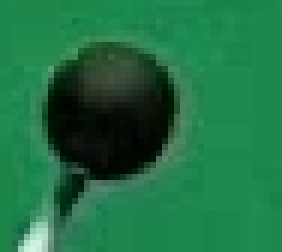
#> input picture src/cibica/data/black_sphere_ROI/135258724_20204142_Feet_L_S_2.png, 47 x 42 px (shown 6 times larger)
$ python -i preprocessing.py   (imports and definitions only)
#> lines starting #> are read from the running program, lines starting #| are printed output that depends on the picture; after the words box and inside, x2 and y2 are one past the last pixel; in counts of white or black regions, pixels touching at a corner belong together
# Copyright 2026 Esteban Román Catafau and Torbjörn E. M. Nordling
# SPDX-License-Identifier: Apache-2.0
"""Image preprocessing: binary masks and the edge points extracted from them.

Stage 1 of the marker-localisation pipeline produces a *binary* mask by HSV
thresholding, optionally after a median blur; both are pointwise or rank-based
operations with no derivative. Stage 2 turns that mask into edge points. Since
cibica 3.0.0 the default edge extractor is the morphological internal boundary
:func:`internal_boundary`, a set difference on the mask that uses no image
gradient, so stages 1-5 of the pipeline are gradient-free. The Canny detector
that preceded it is kept selectable (``edges="canny"``) for the sensitivity
analysis of the CIBICA article.
"""

import cv2
import numpy as np

#: Edge extractors that turn a binary mask into an edge image.
EDGE_EXTRACTORS = ("boundary", "canny")

#: The four-neighbour (cross) structuring element N4 of the internal boundary.
_N4 = cv2.getStructuringElement(cv2.MORPH_CROSS, (3, 3))


def auto_canny(image, sigma=0.33):
    """
    Canny edge detector of OpenCV with thresholds from the image median.

    The detector is OpenCV's ``cv2.Canny`` with its defaults: a 3x3 Sobel
    gradient with the L1 magnitude, non-maximum suppression and hysteresis
    between ``lower`` and ``upper``. It is not the detector of Canny (1986):
    there is no Gaussian smoothing, and the thresholds come from a fixed
    fraction ``sigma`` around the median intensity, not from an estimate of
    the noise in the operator output.

    On a 0/255 binary mask the median is 0, 127.5 or 255, and the gradient of
    every mask step exceeds the resulting ``upper``, so the output does not
    depend on the thresholds; it is the non-maximum-suppressed Sobel edge.

    Parameters
    ----------
    image : numpy.ndarray
        Input image (single channel)
    sigma : float
        Threshold factor (default: 0.33)

    Returns
    -------
    edged : numpy.ndarray
        Binary edge image

    Reference
    ---------
    https://github.com/oleg-Shipitko/Image-processing-Python/blob/master/auto_canny.py
    """
    v = np.median(image)
    lower = int(max(0, (1.0 - sigma) * v))
    upper = int(min(255, (1.0 + sigma) * v))
    edged = cv2.Canny(image, lower, upper)
    return edged


# [69 lines left out: functions internal_boundary, extract_edges, not called in this run]


def frames_to_edgepoints(img):
    """
    Extract edge point coordinates from binary edge image.

    Parameters
    ----------
    img : numpy.ndarray
        Binary edge image (0-1 or 0-255)

    Returns
    -------
    XY : numpy.ndarray
        Edge point coordinates, shape (N, 2) as [[row, col], ...]
    """
    img = img / np.max(img)
    x, y = np.where(img == 1)
    XY = np.zeros((len(x), 2))
    for i in range(len(x)):
        XY[i, 0] = x[i]
        XY[i, 1] = y[i]
    return XY


# [118 lines left out: functions preprocess_green_level, preprocess_median_filter, get_preprocessing_configs, not called in this run]


def image_to_edge_points(
    img,
    method="canny",
    green_level=72,
    median_size=11,
    green_ref=None,
    sigma=0.33,
    edges="boundary",
):
    """Convert any image to edge points for the edge-point estimators.

    This is the general preprocessing pipe used by the unified
    :func:`cibica.estimate` API and the command-line interface. It accepts an
    arbitrary BGR or grayscale image and returns edge-point coordinates that can
    be passed to ``CIBICA``, ``rht``, ``rcd`` and ``qi_2024``.

    Parameters
    ----------
    img : numpy.ndarray
        Input image, either single-channel grayscale or 3-channel BGR.
    method : str
        Preprocessing strategy:

        - ``"canny"`` (default): grayscale + OpenCV's ``cv2.Canny`` with
          median-based thresholds (:func:`auto_canny`).
          Works on any image and makes no assumption about colour; it is the
          only strategy that runs a gradient operator, because a grayscale
          photograph has no binary mask to take a boundary of.
        - ``"green_level"``: HSV green-level thresholding tuned for the green
          marker of the accompanying clinical dataset (see
          :func:`preprocess_green_level`).
        - ``"median_filter"``: median-filtered HSV thresholding; requires a
          green background reference image via ``green_ref`` (see
          :func:`preprocess_median_filter`).
    green_level : int
        Green threshold for ``method="green_level"`` (default: 72, the centre
        of the reference window of the boundary extractor).
    median_size : int
        Median kernel size for ``method="median_filter"`` (default: 11).
    green_ref : numpy.ndarray, optional
        Green background reference (BGR) required for ``method="median_filter"``.
    sigma : float
        Threshold factor for the automatic Canny detector (default: 0.33).
    edges : str
        Edge extractor applied to the binary mask of ``"green_level"`` and
        ``"median_filter"``: ``"boundary"`` (default) or ``"canny"``; see
        :func:`extract_edges`. Ignored for ``method="canny"``.

    Returns
    -------
    edgels : numpy.ndarray
        Edge point coordinates, shape (N, 2) as ``[[row, col], ...]``.

    Raises
    ------
    ValueError
        If ``method`` or ``edges`` is unknown, or ``method="median_filter"``
        without a ``green_ref``.
    """
    if method == "canny":
        gray = img if img.ndim == 2 else cv2.cvtColor(img, cv2.COLOR_BGR2GRAY)
        edges_image = auto_canny(np.uint8(gray), sigma=sigma)
        return (
            frames_to_edgepoints(edges_image / 255)
            if edges_image.max() > 0
            else np.empty((0, 2))
        )
    if method == "green_level":
        _, _, edgels = preprocess_green_level(img, green_level, edges=edges)
        return edgels
    if method == "median_filter":
        if green_ref is None:
            raise ValueError(
                "method='median_filter' requires a green background reference "
                "image via green_ref"
            )
        _, _, edgels = preprocess_median_filter(
            img, green_ref, median_size, edges=edges
        )
        return edgels
    raise ValueError(f"Unknown preprocessing method: {method!r}")


# [7 lines not run here, left out]

>>> import cv2
>>> picture = cv2.imread('data/black_sphere_ROI/135258724_20204142_Feet_L_S_2.png')
#> picture is the input picture: shape (42, 47, 3); mean B, G, R 67.6, 113.8, 31.6
>>> result = image_to_edge_points(picture)
#> in image_to_edge_points, `gray = img if img.ndim == 2 else cv2.cvtColor(img, cv2.COLOR_BGR2GRAY)`:
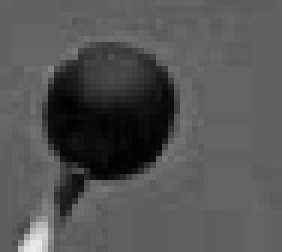
#> gray: shape (42, 47) (shown 6 times larger); min 1, max 233, mean 84
#> in auto_canny, `v = np.median(image)`: v = 97
#> in auto_canny, `lower = int(max(0, (1.0 - sigma) * v))`: lower = 64
#> in auto_canny, `upper = int(min(255, (1.0 + sigma) * v))`: upper = 129
#> in auto_canny, `edged = cv2.Canny(image, lower, upper)`:
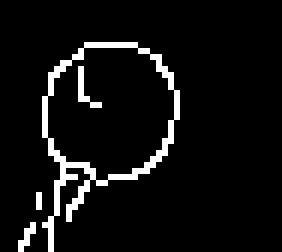
#> edged: shape (42, 47) (shown 6 times larger); 6.4% white in thin lines or dots, all inside (x1, y1, x2, y2) = (3, 7, 30, 42)
#> in frames_to_edgepoints, `x, y = np.where(img == 1)`: x = 127 values from 7 to 41; y = 127 values, max 29 at index 37, min 3 at index 122, mean 14.92
#> in frames_to_edgepoints, `XY = np.zeros((len(x), 2))`: XY = 127 pairs, first value 0 to 0, second value 0 to 0
#> the loop in frames_to_edgepoints, `for i in range(len(x)):` made 127 passes
#> after the loop in frames_to_edgepoints, `for i in range(len(x)):`: XY = 127 pairs, first value 7 to 41, second value 3 to 29
#> result has the same summary as XY in frames_to_edgepoints
